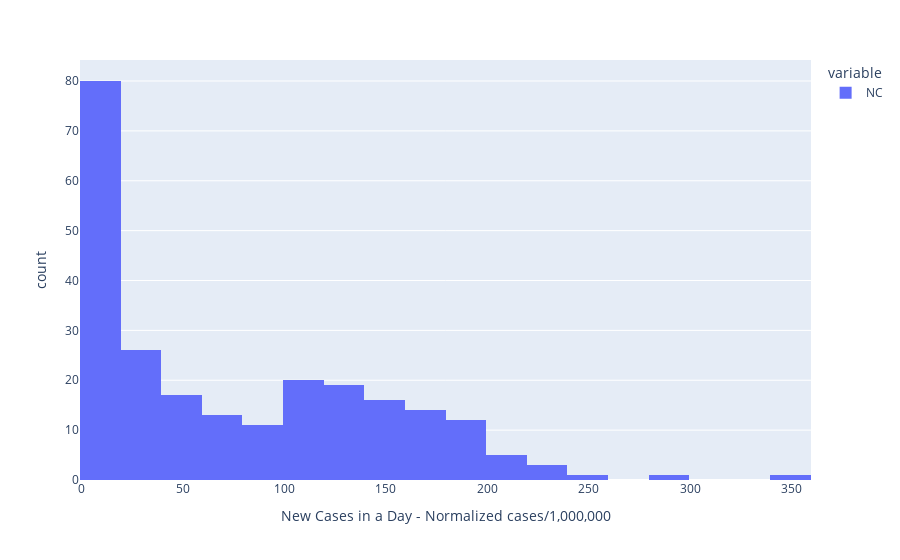

Source (notebook cell):
### Markdown cell above
### Import Statewide Normalized Daily New Case/Death Data

### Code cell
#IMPORT DAILY STATE CASES NORMALIZED BY NEW CASES / 1,000,000
state_cases = pd.read_csv('../data/Covid/Daily/daily_new_cases_normalized(1mil).csv')
state_deaths = pd.read_csv('../data/Covid/Daily/daily_new_deaths_normalized.csv')

#TRANSPOSE
state_names = state_cases["State"]
state_cases_only = state_cases.filter(regex='cases').transpose()
state_deaths_only = state_deaths.filter(regex='death').transpose()
state_cases_only.columns = state_names
state_deaths_only.columns = state_names
state_cases = state_cases_only
state_deaths = state_deaths_only

single_state_cases = state_cases['NC']
single_state_deaths = state_deaths['NC']
state_cases_plot = px.histogram(single_state_cases, labels={'value':'New Cases in a Day - Normalized cases/1,000,000'})
state_deaths_plot = px.histogram(single_state_deaths)
state_cases_plot.show()
#state_deaths_plot.show()

### Figure 1 — Plotly figure (JSON) as saved in the notebook; plotly's stock layout.template omitted (floating-point values rounded to 4 significant figures; data arrays with more than 128 entries replaced by an {"elided": "..."} marker saying what was removed)
{"data": [{"alignmentgroup": "True", "bingroup": "x", "hovertemplate": "variable=NC<br>New Cases in a Day - Normalized cases/1,000,000=%{x}<br>count=%{y}<extra></extra>", "legendgroup": "NC", "marker": {"color": "#636efa"}, "name": "NC", "offsetgroup": "NC", "orientation": "v", "showlegend": true, "type": "histogram", "x": {"elided": "239 int values"}, "xaxis": "x", "yaxis": "y"}], "layout": {"barmode": "relative", "legend": {"title": {"text": "variable"}, "tracegroupgap": 0}, "margin": {"t": 60}, "xaxis": {"anchor": "y", "domain": [0, 1], "title": {"text": "New Cases in a Day - Normalized cases/1,000,000"}}, "yaxis": {"anchor": "x", "domain": [0, 1], "title": {"text": "count"}}}}
